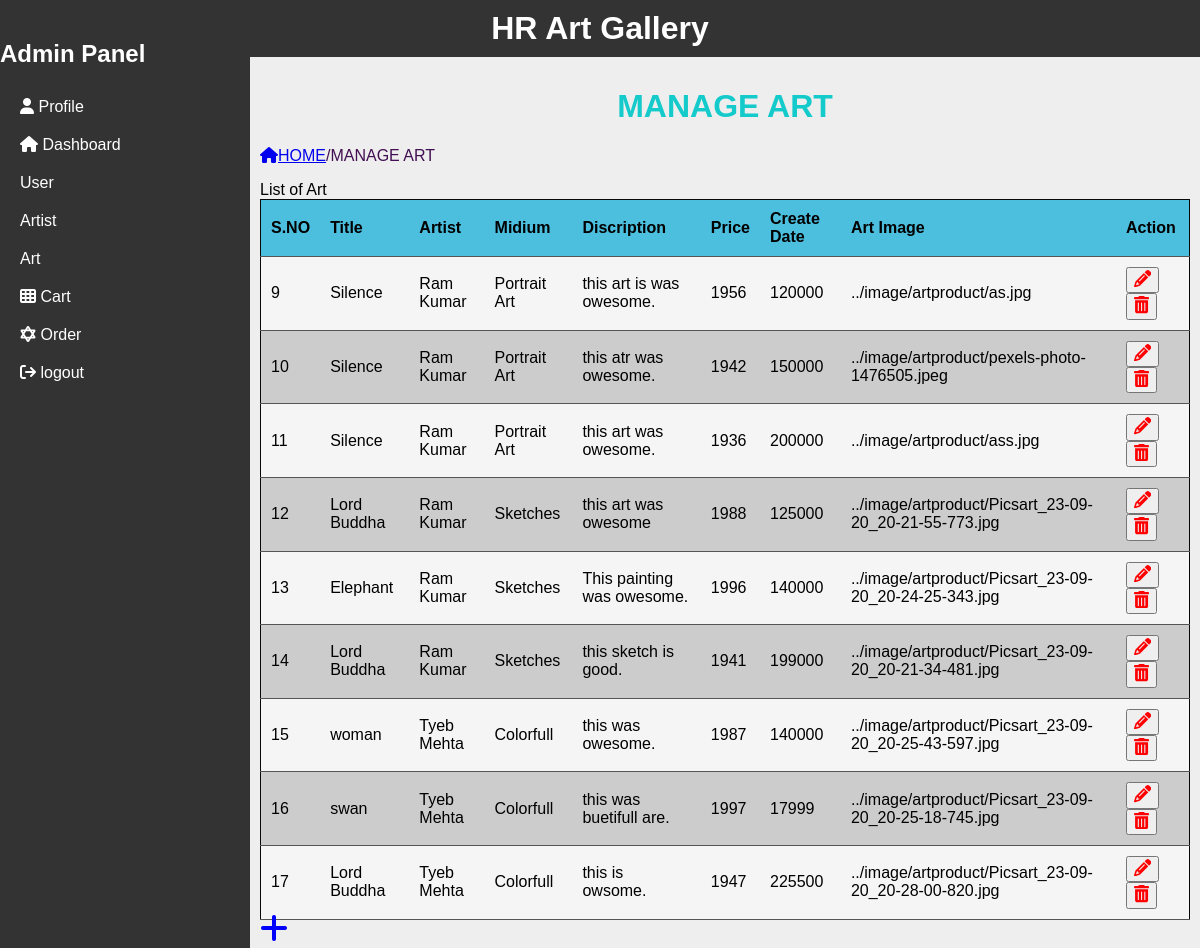
The page /admin/manage_art.php (signed in) on the database its author committed.
### tables this page shows
CREATE TABLE `art` (
  `art_id` int(50) NOT NULL,
  `title` varchar(20) NOT NULL,
  `artist` varchar(20) NOT NULL,
  `art_desc` varchar(100) NOT NULL,
  `price` int(20) NOT NULL,
  `creation_date` varchar(20) NOT NULL,
  `img_url` varchar(1000) NOT NULL,
  `medium` varchar(20) NOT NULL
);

### admin/manage_art.php (the view, shortened to what this page needs)
<?php include 'include/header.php'; ?>
 <div class="nameofhead">
      <h1>MANAGE ART</h1>
    </div>
    <div class="inernav">
     <p><a href="index.php"><i class="fa-solid fa-house"></i>HOME</a>/MANAGE ART</p>
    </div>
    <div class="c-ord"><section>List of Art</section></div>
   <div>
  <?php
    $conn = mysqli_connect("localhost","root","","artgallery");
    $result = $conn->query("SELECT * FROM art");
  if($result->num_rows>0)
     {
   ?>
     <table>
    <tr>
      <th>S.NO</th>
      <th>Title</th>
      <th>Artist</th>
      <th>Midium</th>
      <th>Discription</th>
      <th>Price</th>
      <th>Create Date</th>
      <th>Art Image</th>
      <th>Action</th>
    </tr>
    <?php  while($row = $result->fetch_assoc()){
  echo '<tr>';
     echo '<td>'.$row["art_id"].'</td>';
     echo '<td>'.$row["title"].'</td>';
     echo '<td>'.$row["artist"].'</td>';
     echo '<td>'.$row["medium"].'</td>';
     echo '<td>'.$row["art_desc"].'</td>';
     echo '<td>'.$row["creation_date"].'</td>';
     echo '<td>'.$row["price"].'</td>';
     echo '<td>'.$row["img_url"].'</td>';
     echo '<td>';
     echo '<form action="update_art.php" method="post" style="display: inline;"><input type="hidden" name="id" value='.$row['art_id'].'><button type="submit" name="view" value="view"><svg  height="1.3em" viewBox="0 0 512 512"><style>svg{fill:#ff0000}</style><path d="M410.3 231l11.3-11.3-33.9-33.9-62.1-62.1L291.7 89.8l-11.3 11.3-22.6 22.6L58.6 322.9c-10.4 10.4-18 23.3-22.2 37.4L1 480.7c-2.5 8.4-.2 17.5 6.1 23.7s15.3 8.5 23.7 6.1l120.3-35.4c14.1-4.2 27-11.8 37.4-22.2L387.7 253.7 410.3 231zM160 399.4l-9.1 22.7c-4 3.1-8.5 5.4-13.3 6.9L59.4 452l23-78.1c1.4-4.9 3.8-9.4 6.9-13.3l22.7-9.1v32c0 8.8 7.2 16 16 16h32zM362.7 18.7L348.3 33.2 325.7 55.8 314.3 67.1l33.9 33.9 62.1 62.1 33.9 33.9 11.3-11.3 22.6-22.6 14.5-14.5c25-25 25-65.5 0-90.5L453.3 18.7c-25-25-65.5-25-90.5 0zm-47.4 168l-144 144c-6.2 6.2-16.4 6.2-22.6 0s-6.2-16.4 0-22.6l144-144c6.2-6.2 16.4-6.2 22.6 0s6.2 16.4 0 22.6z"/></svg></button></form>'.
        '<form action="" method="post" style="display: inline;"><input type="hidden" name="id" value='.$row['art_id'].'><button type="submit" name="delete" value="delete"><svg height="1.3em" viewBox="0 0 448 512"><path d="M135.2 17.7C140.6 6.8 151.7 0 163.8 0H284.2c12.1 0 23.2 6.8 28.6 17.7L320 32h96c17.7 0 32 14.3 32 32s-14.3 32-32 32H32C14.3 96 0 81.7 0 64S14.3 32 32 32h96l7.2-14.3zM32 128H416V448c0 35.3-28.7 64-64 64H96c-35.3 0-64-28.7-64-64V128zm96 64c-8.8 0-16 7.2-16 16V432c0 8.8 7.2 16 16 16s16-7.2 16-16V208c0-8.8-7.2-16-16-16zm96 0c-8.8 0-16 7.2-16 16V432c0 8.8 7.2 16 16 16s16-7.2 16-16V208c0-8.8-7.2-16-16-16zm96 0c-8.8 0-16 7.2-16 16V432c0 8.8 7.2 16 16 16s16-7.2 16-16V208c0-8.8-7.2-16-16-16z"/></svg></button></form>';
     echo '</tr>';
          }
    ?>
</table>
     <?php  }
?>
   </div>
  <div>
  <a href="add_art.php"><i class="fa-solid fa-plus fa-beat-fade fa-2xl" style="color:#0000ff;"></i></a>
</div>
  </div>
</body>
</html>

### admin/include/header.php (shortened to what this page needs)
<!DOCTYPE html>
<html>
<head>
  <link rel="stylesheet" href="css/style.css">
  <link rel="stylesheet" href="icons/css/all.css">
</head>
<body>
  <div class="sidebar">
    <h2 class="fd_ap">Admin Panel</h2>
    <div class="dropdown">
    <a><i class="fa-solid fa-user"></i> Profile</a>
    </div>
    <a href="index.php"><i class="fa-solid fa-house"></i> Dashboard</a>
    <div class="dropdown">
    <a>User</a>
    </div>
    <div class="dropdown">
    <a>Artist</a>
    </div>
    <div class="dropdown">
    <a>Art</a>
    </div>
      <a href="enq_cart.php"><i class="fa-solid fa-table-cells"></i> Cart</a>
      <a href="enq_order.php"><i class="fa-solid fa-star-of-david"></i> Order</a>
      <a href="logout.php"><i class="fa fa-sign-out"></i> logout</a>
  </div>
   <div class="navbar">
    <h1>HR Art Gallery</h1>
  </div>
  <div class="content">

### admin/css/style.css (style rules this page uses)
body { font-family: Arial, sans-serif; background: #eeeeee; padding: 0px !important; margin: 0px !important; }
.nameofhead { text-align: center; color: #14caca; }
.inernav { background: #eeeeee; color: #420f52; }
.fd_ap { color: white; }
.sidebar { height: 100%; width: 250px; position: fixed; top: 0; left: 0; background-color: #333; padding-top: 20px; }
.sidebar a { padding: 10px 20px; text-decoration: none; color: white; display: block; }
.navbar { background-color: #333; color: #fff; padding: 10px; }
.navbar h1 { margin: 0; text-align: center; }
.content { margin-left: 250px; padding: 10px; }
table { background: #ccc; border-collapse: collapse; width: 100%; border: 1px solid #090808; }
th, td { padding: 10px; text-align: left; border-bottom: 1px solid #555; }
th { background-color: #4cbede; }
tr:nth-child(even) { background-color: #f5f5f5; }

### admin/manage_art.php (style rules this page uses)
svg { fill:#ff0000 }

### rows shown on the page
art: art_id "9", title "Silence", artist "Ram Kumar", medium "Portrait Art", art_desc "this art is was owesome.", creation_date "1956", price "120000", img_url "../image/artproduct/as.jpg"
art: art_id "10", title "Silence", artist "Ram Kumar", medium "Portrait Art", art_desc "this atr was owesome.", creation_date "1942", price "150000", img_url "../image/artproduct/pexels-photo-1476505.jpeg"
art: art_id "11", title "Silence", artist "Ram Kumar", medium "Portrait Art", art_desc "this art was owesome.", creation_date "1936", price "200000", img_url "../image/artproduct/ass.jpg"
art: art_id "12", title "Lord Buddha", artist "Ram Kumar", medium "Sketches", art_desc "this art was owesome", creation_date "1988", price "125000", img_url "../image/artproduct/Picsart_23-09-20_20-21-55-773.jpg"
art: art_id "13", title "Elephant", artist "Ram Kumar", medium "Sketches", art_desc "This painting was owesome.", creation_date "1996", price "140000", img_url "../image/artproduct/Picsart_23-09-20_20-24-25-343.jpg"
art: art_id "14", title "Lord Buddha", artist "Ram Kumar", medium "Sketches", art_desc "this sketch is good.", creation_date "1941", price "199000", img_url "../image/artproduct/Picsart_23-09-20_20-21-34-481.jpg"
art: art_id "15", title "woman", artist "Tyeb Mehta", medium "Colorfull", art_desc "this was owesome.", creation_date "1987", price "140000", img_url "../image/artproduct/Picsart_23-09-20_20-25-43-597.jpg"
art: art_id "16", title "swan", artist "Tyeb Mehta", medium "Colorfull", art_desc "this was buetifull are.", creation_date "1997", price "17999", img_url "../image/artproduct/Picsart_23-09-20_20-25-18-745.jpg"
art: art_id "17", title "Lord Buddha", artist "Tyeb Mehta", medium "Colorfull", art_desc "this is owsome.", creation_date "1947", price "225500", img_url "../image/artproduct/Picsart_23-09-20_20-28-00-820.jpg"
